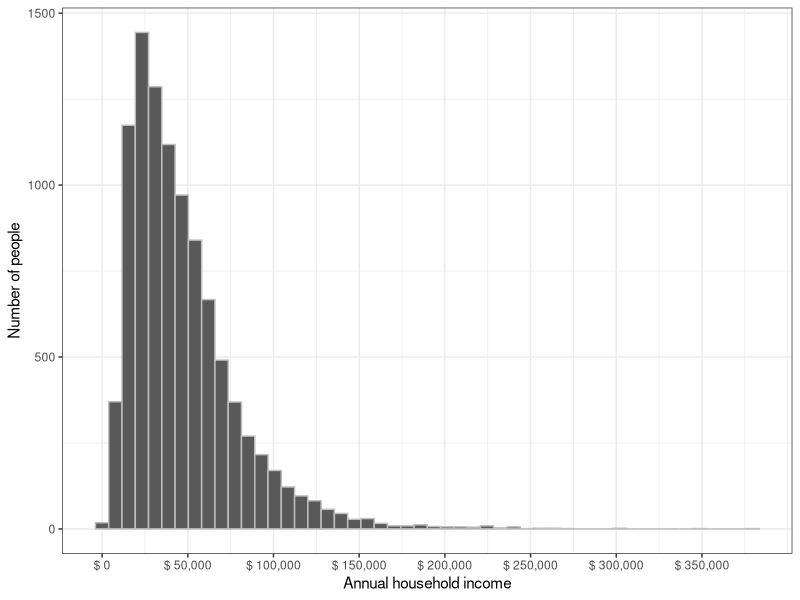
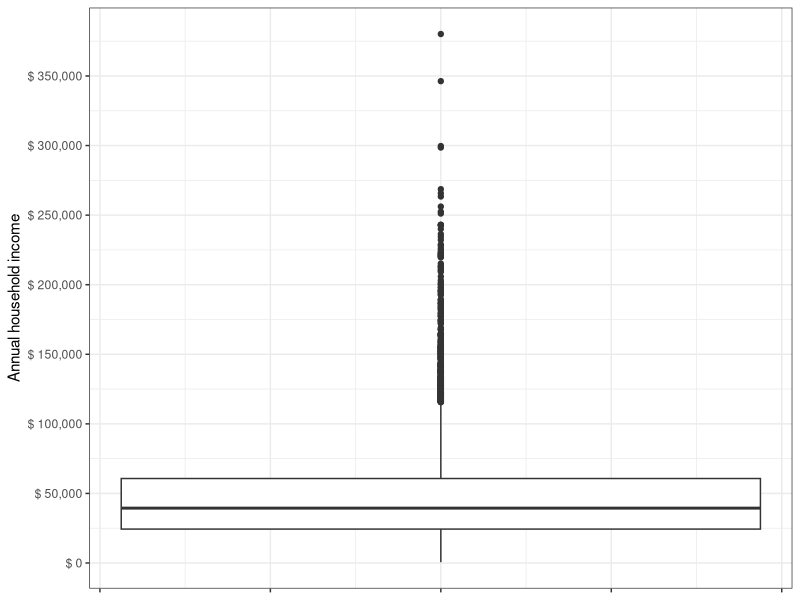
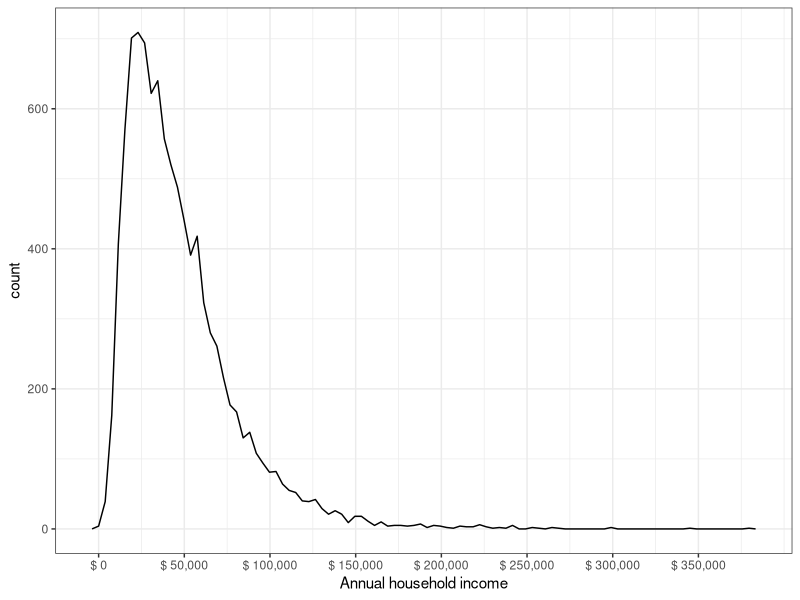
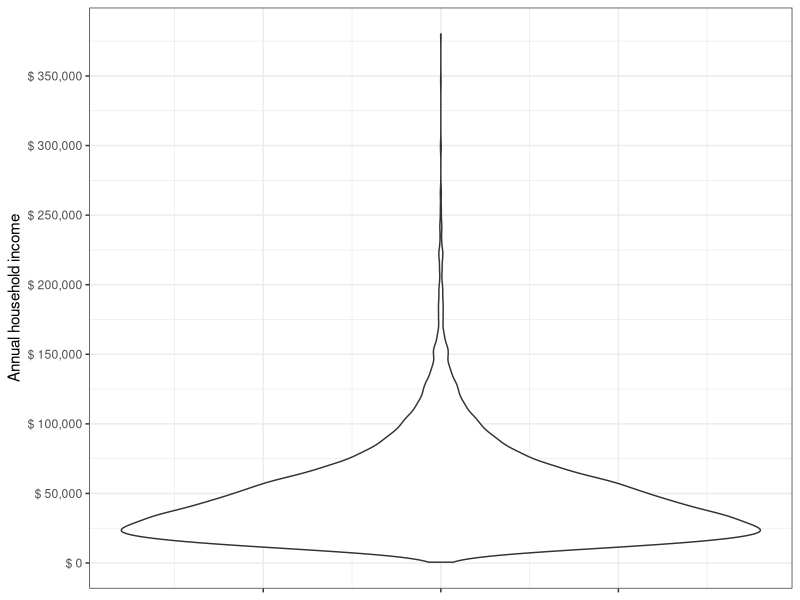
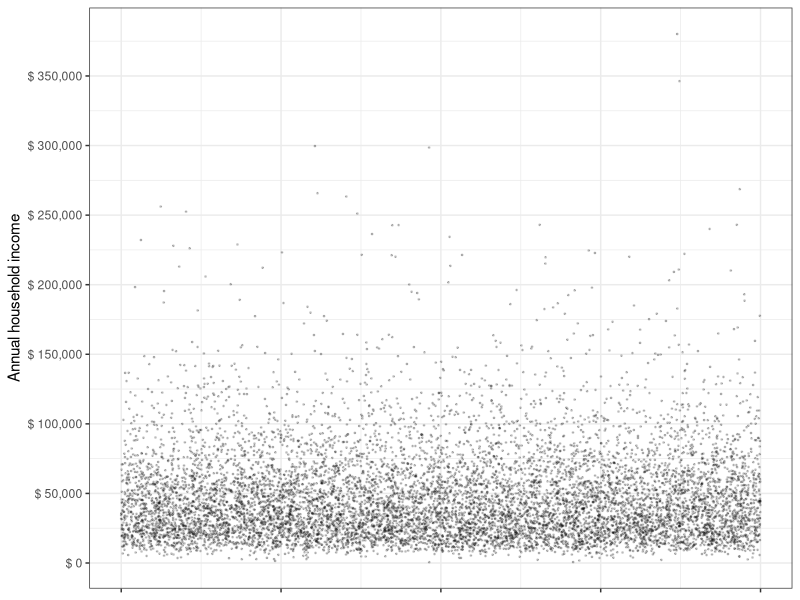
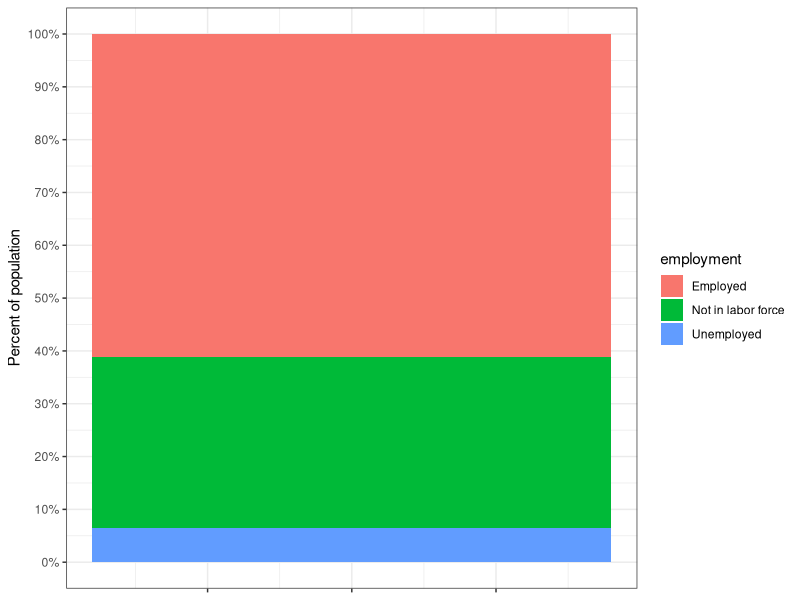
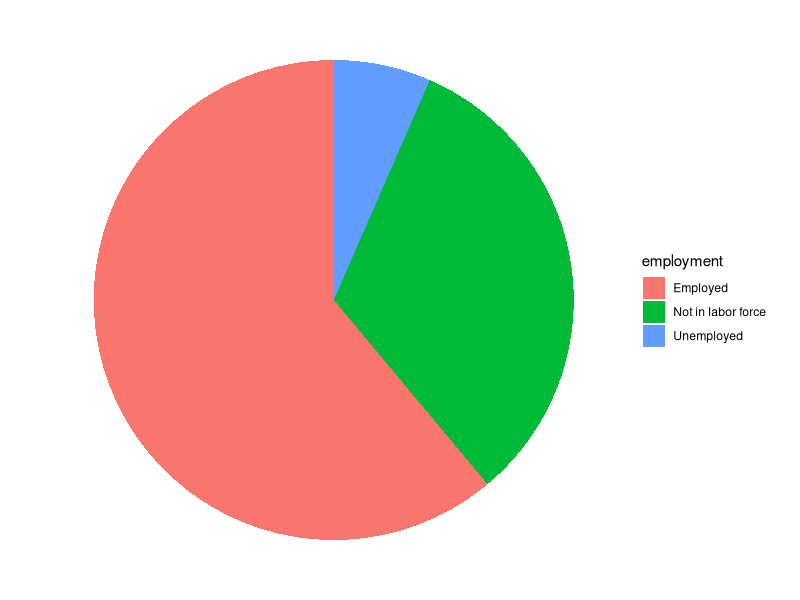
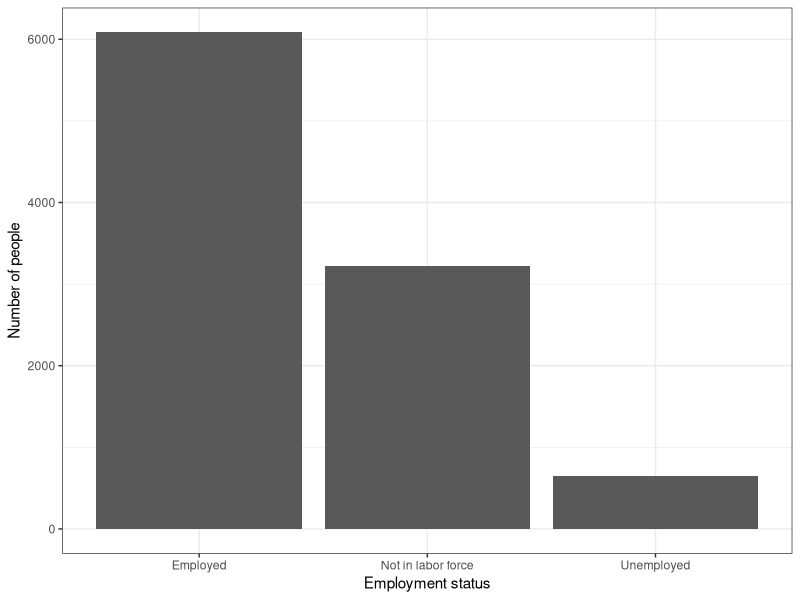

These figures' R source, in order:
## ---- chunk 1
knitr::opts_chunk$set(echo = TRUE)

library(tidyverse)
library(ggplot2)

data <- read_csv("dataset_vis.csv")
time <- read_csv("time_data.csv")
## ---- chunk 2
knitr::kable(data[1:7, ])
## ---- chunk 3
ggplot(data, aes(x = income)) +
  geom_histogram(bins = 50, color = "gray") +
  scale_x_continuous(name = "Annual household income",
                     breaks = inc_breaks <- seq(0,350000, by = 50000),
                     labels = paste("$", 
                                    formatC(inc_breaks, 
                                            format = "d",
                                              big.mark = ","))) +
  scale_y_continuous(name = "Number of people") +
  theme_bw()
## ---- chunk 4
ggplot(data, aes(y = income)) +
  geom_boxplot() +
  scale_y_continuous(name = "Annual household income",
                     breaks = inc_breaks <- seq(0,350000, by = 50000),
                     labels = paste("$", 
                                    formatC(inc_breaks, 
                                            format = "d",
                                              big.mark = ","))) +
  theme_bw() +
  theme(axis.text.x = element_blank())
## ---- chunk 5
ggplot(data, aes(x = income)) +
  geom_freqpoly(bins = 100) +
  scale_x_continuous(name = "Annual household income",
                     breaks = inc_breaks <- seq(0,350000, by = 50000),
                     labels = paste("$", 
                                    formatC(inc_breaks, 
                                            format = "d",
                                              big.mark = ","))) +
  theme_bw() 
## ---- chunk 6
ggplot(data, aes(x = 1, y = income)) +
  geom_violin() +
  scale_y_continuous(name = "Annual household income",
                     breaks = inc_breaks <- seq(0,350000, by = 50000),
                     labels = paste("$", 
                                    formatC(inc_breaks, 
                                            format = "d",
                                              big.mark = ","))) +
  theme_bw() +
  theme(axis.text.x = element_blank(),
        axis.title.x.bottom = element_blank())
## ---- chunk 7
ggplot(data, aes(x = 1, y = income)) +
  geom_jitter(alpha = 0.2, size = 0.3) +
  scale_y_continuous(name = "Annual household income",
                     breaks = inc_breaks <- seq(0,350000, by = 50000),
                     labels = paste("$", 
                                    formatC(inc_breaks, 
                                            format = "d",
                                              big.mark = ","))) +
  theme_bw() +
  theme(axis.text.x = element_blank(),
        axis.title.x.bottom = element_blank())
## ---- chunk 8
ggplot(data, aes(x = 1, fill = employment)) +
  geom_bar(position = "fill") +
  scale_y_continuous(name = "Percent of population",
                     breaks = seq(0, 1, by = 0.1),
                     labels = paste(seq(0,100, by = 10), "%", sep = "")) +
  theme_bw() +
  theme(axis.text.x = element_blank(),
        axis.title.x.bottom = element_blank())
## ---- chunk 9
ggplot(data, aes(x = 1, fill = employment)) +
  geom_bar(position = "fill") +
  scale_y_continuous(name = "Percent of population",
                     breaks = seq(0, 1, by = 0.1),
                     labels = paste(seq(0,100, by = 10), "%", sep = "")) +
  theme_void() +
  coord_polar(theta = "y") 
## ---- chunk 10
ggplot(data, aes(x = employment)) +
  geom_bar() +
  scale_x_discrete(name = "Employment status") +
  scale_y_continuous(name = "Number of people") +
  theme_bw() 
## ---- chunk 11
ggplot(data, aes(x = VMT, y = income)) +
  geom_point(alpha = 0.2, size = 0.3) +
  scale_x_continuous(name = "Daily vehicle miles traveled") +
  scale_y_continuous(name = "Annual household income",
                     breaks = inc_breaks <- seq(0,350000, by = 50000),
                     labels = paste("$", 
                                    formatC(inc_breaks, 
                                            format = "d",
                                              big.mark = ","))) +
  theme_bw() 
## ---- chunk 12
ggplot(data, aes(x = VMT, y = income)) +
  geom_line() +
  scale_x_continuous(name = "Daily vehicle miles traveled") +
  scale_y_continuous(name = "Annual household income",
                     breaks = inc_breaks <- seq(0,350000, by = 50000),
                     labels = paste("$", 
                                    formatC(inc_breaks, 
                                            format = "d",
                                              big.mark = ","))) +
  theme_bw() 
## ---- chunk 13
ggplot(data, aes(x = VMT, y = income)) +
  geom_point(alpha = 0.1, size = 0.3, color = "gray") +
  stat_smooth(color = "black", method = 'gam', formula = y ~ s(x, bs = "cs")) +
  scale_x_continuous(name = "Daily vehicle miles traveled") +
  scale_y_continuous(name = "Annual household income",
                     breaks = inc_breaks <- seq(0,350000, by = 50000),
                     labels = paste("$", 
                                    formatC(inc_breaks, 
                                            format = "d",
                                              big.mark = ","))) +
  theme_bw() 
## ---- chunk 14
ggplot(data, aes(x = VMT, y = income)) +
  geom_point(alpha = 0.1, size = 0.3, color = "gray") +
  stat_smooth(color = "black", method = 'lm', formula = y ~ x) +
  scale_x_continuous(name = "Daily vehicle miles traveled") +
  scale_y_continuous(name = "Annual household income",
                     breaks = inc_breaks <- seq(0,350000, by = 50000),
                     labels = paste("$", 
                                    formatC(inc_breaks, 
                                            format = "d",
                                              big.mark = ","))) +
  theme_bw() 
## ---- chunk 15
ggplot(data, aes(x = income, y = VMT)) +
  geom_point(alpha = 0.2, size = 0.3) +
  scale_y_continuous(name = "Daily vehicle miles traveled") +
  scale_x_continuous(name = "Annual household income",
                     breaks = inc_breaks <- seq(0,350000, by = 50000),
                     labels = paste("$", 
                                    formatC(inc_breaks, 
                                            format = "d",
                                              big.mark = ","))) +
  theme_bw() 
## ---- chunk 16
ggplot(data, aes(x = income, y = VMT)) +
  geom_line(size = 0.1) +
  scale_y_continuous(name = "Daily vehicle miles traveled") +
  scale_x_continuous(name = "Annual household income",
                     breaks = inc_breaks <- seq(0,350000, by = 50000),
                     labels = paste("$", 
                                    formatC(inc_breaks, 
                                            format = "d",
                                              big.mark = ","))) +
  theme_bw() 
## ---- chunk 17
ggplot(data, aes(x = income)) +
  geom_histogram(bins = 50, color = "gray") +
  scale_x_continuous(name = "Annual household income",
                     breaks = inc_breaks <- seq(0,350000, by = 50000),
                     labels = paste("$", 
                                    formatC(inc_breaks, 
                                            format = "d",
                                              big.mark = ","))) +
  scale_y_continuous(name = "Number of people") +
  theme_bw()
## ---- chunk 18
ggplot(data, aes(x = income)) +
  geom_histogram(bins = 50, color = "gray") +
  scale_x_continuous(name = "Annual household income",
                     breaks = inc_breaks <- c(2000, 5000, 10000, 
                                              20000, 50000, 100000,
                                              200000, 500000),
                     labels = paste("$", 
                                    formatC(inc_breaks, 
                                            format = "d",
                                              big.mark = ",")),
                     trans = "log") +
  scale_y_continuous(name = "Number of people") +
  theme_bw()
## ---- chunk 19
ggplot(data, aes(x = income, y = VMT)) +
  geom_point(alpha = 0.2, size = 0.3) +
  scale_y_continuous(name = "Daily vehicle miles traveled") +
  scale_x_continuous(name = "Annual household income",
                     breaks = inc_breaks <- seq(0,350000, by = 50000),
                     labels = paste("$", 
                                    formatC(inc_breaks, 
                                            format = "d",
                                              big.mark = ","))) +
  theme_bw() 
## ---- chunk 20
ggplot(data, aes(x = income, y = VMT)) +
  geom_point(alpha = 0.2, size = 0.3) +
  scale_y_continuous(name = "Daily vehicle miles traveled") +
  scale_x_continuous(name = "Annual household income",
                     breaks = inc_breaks <- c(2000, 5000, 10000, 
                                              20000, 50000, 100000,
                                              200000, 500000),
                     labels = paste("$", 
                                    formatC(inc_breaks, 
                                            format = "d",
                                              big.mark = ",")),
                     trans = "log") +
  theme_bw() 
## ---- chunk 21
knitr::kable(time[13:26, ])
## ---- chunk 22
ggplot(time, aes(x = day_count, y = MVMT)) +
  geom_point() +
  scale_x_continuous(name = "Number of days since counts began",
                     breaks= seq(0, 60, by = 5)) +
  theme_bw()
## ---- chunk 23
ggplot(time, aes(x = day_count, y = MVMT)) +
  geom_line() +
  scale_x_continuous(name = "Number of days since counts began",
                     breaks= seq(0, 60, by = 5)) +
  theme_bw()
## ---- chunk 24
ggplot(time, aes(x = day_num, y = MVMT, color = as.character(Week))) +
  geom_line() +
  scale_x_continuous(name = "Day of the week",
                     breaks = seq(1, 7, by=1),  
                     labels = c("Sunday",
                                "Monday",
                                "Tuesday",
                                "Wednesday",
                                "Thursday",
                                "Friday",
                                "Saturday")) +
  scale_color_viridis_d(name = "Week number") +
  theme_bw()
## ---- chunk 25
ggplot(time, aes(x = day_num, y = MVMT, color = as.character(Week))) +
  geom_line() +
  scale_x_continuous(name = "Day of the week",
                     breaks = seq(1, 7, by=1),  
                     labels = c("Sunday",
                                "Monday",
                                "Tuesday",
                                "Wednesday",
                                "Thursday",
                                "Friday",
                                "Saturday")) +
  scale_color_viridis_d(name = "Week number") +
  coord_polar() +
  theme_bw()
